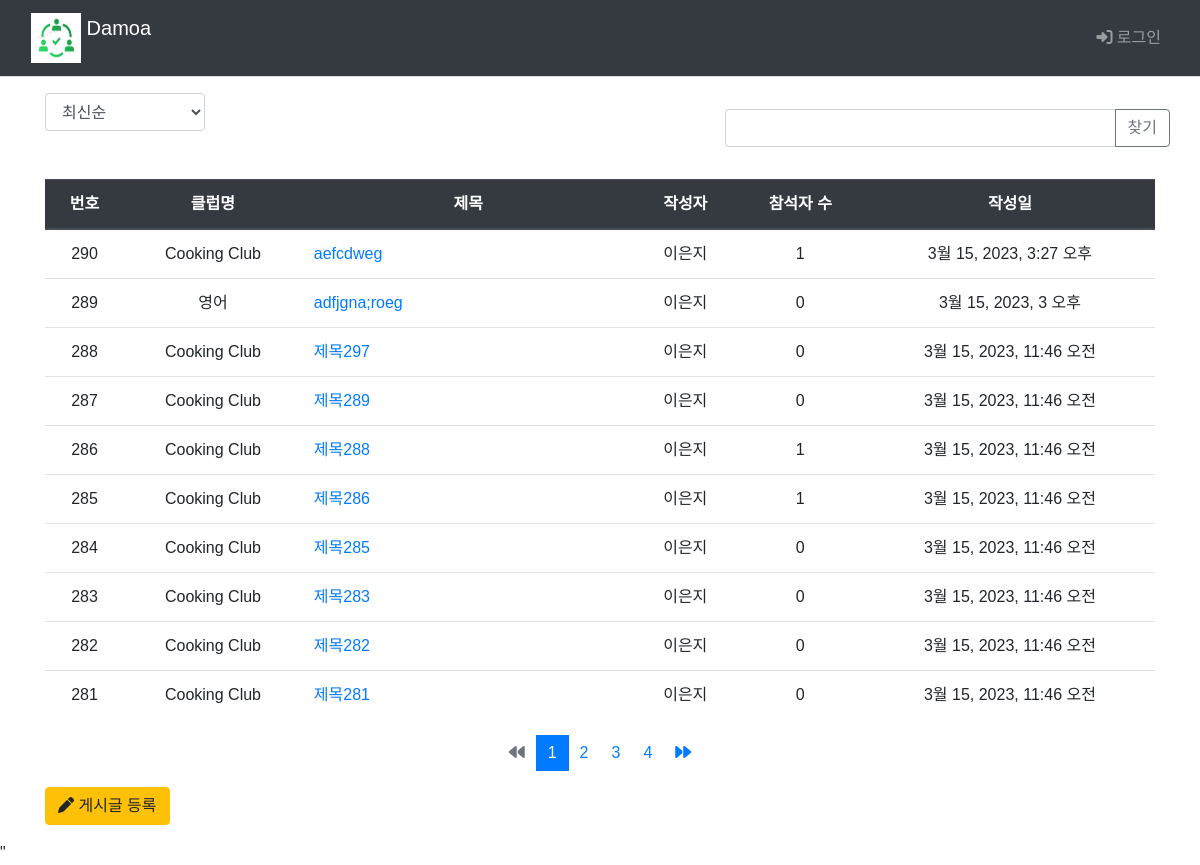
The app's page /main/board_list/, older data.
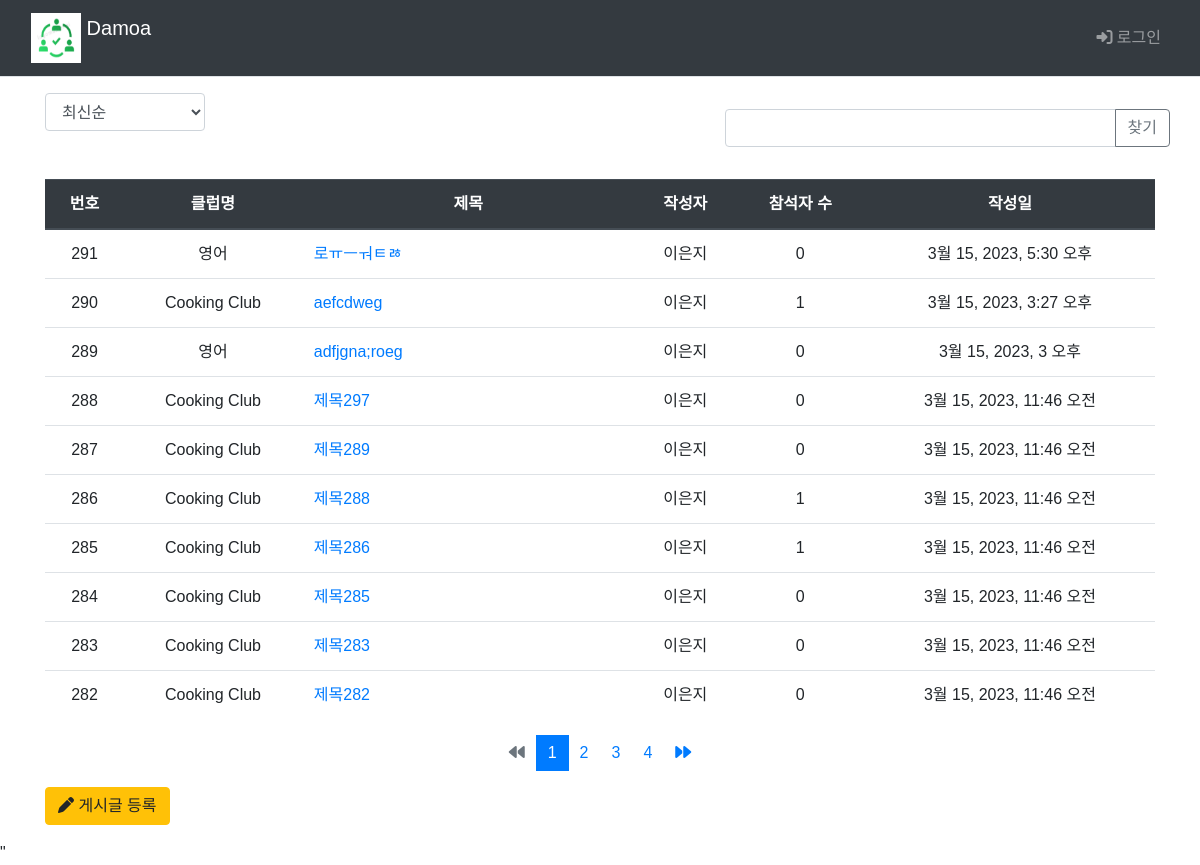
The same page, newer data.
### main/models.py (models this page shows, shortened)
class Board(models.Model):
    club = models.ForeignKey(Club, on_delete=models.CASCADE)
    author = models.ForeignKey(settings.AUTH_USER_MODEL, on_delete=models.CASCADE, default=1, null=True, related_name='author_board')
    subject = models.CharField('제목', max_length = 200,
                               help_text='게시글의 제목을 한 줄로 작성하세요.')
    content = models.TextField('내용', help_text='내용을 상세히 작성하세요.')
    create_date = models.DateTimeField('생성일')
    modify_date = models.DateTimeField(null=True, blank=True)
    voter=models.ManyToManyField(settings.AUTH_USER_MODEL, related_name='voter_board')

class Club(models.Model):
    class category(models.TextChoices):
        from django.utils.translation import gettext_lazy as _
        COOK = 'CK', _('Cook')
        CULTURE = 'CT', _('Culture')
        GAME = 'GA', _('Game')
        LANGUAGE = 'LA', _('Language')
        MUSIC = 'MU', _('Music')
        OUTDOOR = 'OD', _('Outdoor')
        SPORTS = 'SP', _('Sports')
    category = models.CharField(
        max_length=10,
        choices = category.choices,
        null=True
    )
    name=models.TextField('클럽이름')
    def __str__(self):
        return self.name

### common/models.py (models this page shows)
class CustomUser(AbstractBaseUser, PermissionsMixin) :
    email = models.EmailField(blank=True, unique=True, default='')
    username = models.CharField(max_length = 15, unique=True)
    name = models.CharField(max_length=15)
    age = models.IntegerField()
    ad = models.CharField(max_length=50)
    is_active = models.BooleanField(default=True)
    is_superuser = models.BooleanField(default=True)
    is_staff = models.BooleanField(default=True)
    date_joined = models.DateTimeField(default=timezone.now)
    last_login = models.DateTimeField(blank=True, null=True)
    objects = CustomUserManager()
    USERNAME_FIELD = 'username'
    REQUIRED_FIELD = ['name']
    class Meta :
        ordering = ['-date_joined']
        verbose_name = 'User'
        verbose_name_plural = 'User'

### main/views.py (the view, shortened to what this page needs)
# urls.py: path('main/board_list/', views.board_list, name='board_list'),
def board_list(request):
    page = request.GET.get('page', '1')  # 페이지
    kw = request.GET.get('kw', '')  # 검색어
    so = request.GET.get('so', 'recent') # 정렬 기준 / default 최신순
    if so == 'recent':
        board_list = Board.objects.order_by('-create_date')
    elif so == 'late':
        board_list = Board.objects.order_by('create_date')
    elif so == 'recommend':
        board_list = Board.objects.annotate(
            num_voter = Count('voter')).order_by('-num_voter', '-create_date')
    elif so == 'popular':
        board_list = Board.objects.annotate(
            num_reply = Count('reply')).order_by('-num_reply', '-create_date')
    else : # 위 경우 제외 board_id 역순정렬
        board_list = Board.objects.order_by('-id')
    paginator = Paginator(board_list, 10)  # 페이지당 10개
    page_obj = paginator.get_page(page)
    context = {'board_list':page_obj, 'page':page, 'kw':kw, 'so':so}
    return render(request, 'main/board_list.html', context)

### main/templatetags/main_filter.py (called while the page is built)
@register.filter
def sub(value, arg):
    return value - arg

### templates/main/board_list.html (shortened to what this page needs)
{% extends 'base.html' %}
{% load static %}
{% load main_filter %}
{% block content %}
  <div class="container my-3">
    <div class="row justify-content-between my-3">
      <div class="col-2">
        <select class="form-control so">
          <option value="recent" {% if so == 'recent' %} selected{% endif %}>
            최신순
          </option>
        </select>
      </div>
      <div class="row col-5 my-3">
          <div class="input-group">
            <input type="text" id="search_kw" class="form-control kw" value="{{ kw|default_if_none:'' }}">
            <div class="input-group-append">
              <button class="btn btn-outline-secondary" type="button" id="btn_search">찾기</button>
            </div>
          </div>
      </div>
  </div>
    <table class="table ">
      <thead>
        <tr class="text-center thead-dark">
          <th>번호</th>
          <th>클럽명</th>
          <th style="width:30%">제목</th>
          <th>작성자</th>
          <th>참석자 수</th>
          <th>작성일</th>
        </tr>
      </thead>
      <tbody>
        {% if board_list %}
          {% for board in board_list %}
            <tr class="text-center">
              <td>{{ board_list.paginator.count|sub:board_list.start_index|sub:forloop.counter0|add:1 }}</td>
              <td>{{ board.club }}</td>
              <td class="text-left">
                <a href="{%url 'main:detail' board.id%}">{{board.subject}}</a>
              </td>
              <td>{{board.author.name}}</td>
              <td>{{board.voter.count}}</td>
              <td>{{board.create_date}}</td>
            </tr>
          {% endfor %}
        {% else %}
          게시글이 없습니다.
        {% endif %}
      </tbody>
    </table>
    <ul class="pagination justify-content-center">
      {% if board_list.has_previous %}
        <li class="page-item">
          <a class="page-link" data-page="{{ board_list.previous_page_number }}" href="javascript:void(0)">
            <i class="fa-solid fa-backward"></i>
          </a>
        </li>
      {% else %}
        <li class="page-item disabled">
          <a class="page-link" tabindex="-1" aria-disabled="true" href="#">
            <i class="fa-solid fa-backward"></i>
          </a>
        </li>
      {% endif %}
      {% for page_number in board_list.paginator.page_range %}
        {% if page_number >= board_list.number|add:-3 and page_number <= board_list.number|add:3 %}
          {% if page_number == board_list.number %}
            <li class="page-item active" aria-current="page">
              <a class="page-link" data-page="{{ page_number }}" href="javascript:void(0)">
                {{ page_number }}
              </a>
            </li>
          {% else %}
            <li class="" page-item="page-item">
              <a class="page-link" data-page="{{ page_number }}" href="javascript:void(0)">
                {{ page_number }}
              </a>
            </li>
          {% endif %}
        {% endif %}
      {% endfor %}
      {% if board_list.has_next %}
        <li class="page-item">
          <a class="page-link" data-page="{{ board_list.next_page_number }}" href="javascript:void(0)">
            <i class="fa-solid fa-forward"></i>
          </a>
        </li>
      {% else %}
        <li class="page-item disabled">
          <a class="page-link" tabindex="-1" aria-disabled="true" href="#">
            <i class="fa-solid fa-forward"></i>
          </a>
        </li>
      {% endif %}
    </ul>
    <a href="{%url 'main:board_create' %}" class="btn btn-warning">
      <i class="fa-solid fa-pen"></i>
      게시글 등록
    </a>
  </div>
  <form id="searchForm" method="get" action="{% url 'main:board_list' %}">
    <input type="hidden" id="so" name="so" value={{ so }}">"
  </form>
{% endblock %}

Row changes from the older to the newer data that the page shows:
no longer on this page (row unchanged): Board: paginator.count|sub "281", club "Cooking Club", subject "제목281", author.name "이은지", voter.count "0", create_date "3월 15, 2023, 11:46 오전"
added Board: paginator.count|sub "291", club "영어", subject "로ㅠㅡㅝㅌㅀ", author.name "이은지", voter.count "0", create_date "3월 15, 2023, 5:30 오후"
